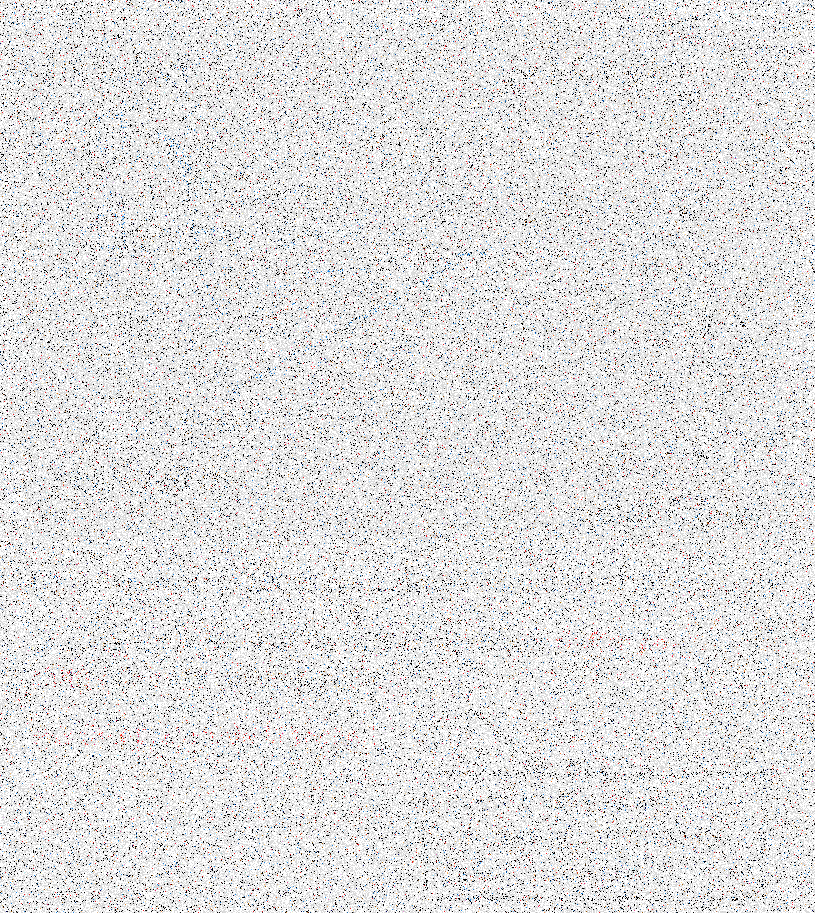
#> input picture kibili.png, 815 x 913 px
$ python kibili.py kibili.png
#> lines starting #> are read from the running program, lines starting #| are printed output that depends on the picture
#!/usr/bin/python
# -*- coding: utf-8 -*-

import sys
import random
from PIL import Image

if len(sys.argv) != 2:
    print("usage: python kibili.py <code>")
    exit()
code = sys.argv[1]
random.seed(code)

img = Image.open("./kibili.png")
#> img is the input picture: PIL image 815x913 RGB; mean R, G, B 222.2, 221.5, 221.9
w, h = img.size
#> w = 815; h = 913
w -= 1
#> w = 814
h -= 1
#> h = 912
px = img.load()

swap = [(random.randint(0, w), random.randint(0, h), random.randint(0, w), random.randint(0, h)) for i in range(10**6)]
for i, s in enumerate(swap):
    if i%1000 == 0:
        print(f"{100*i/len(swap)}%")
    p = px[s[0], s[1]]
    px[s[0], s[1]] = px[s[2], s[3]]
    px[s[2], s[3]] = p
#> this loop made 1000000 passes
#> p on passes 1 to 3: (219, 219, 219), (219, 219, 219), (219, 219, 219)
print("100%")
img.save("./res.png")
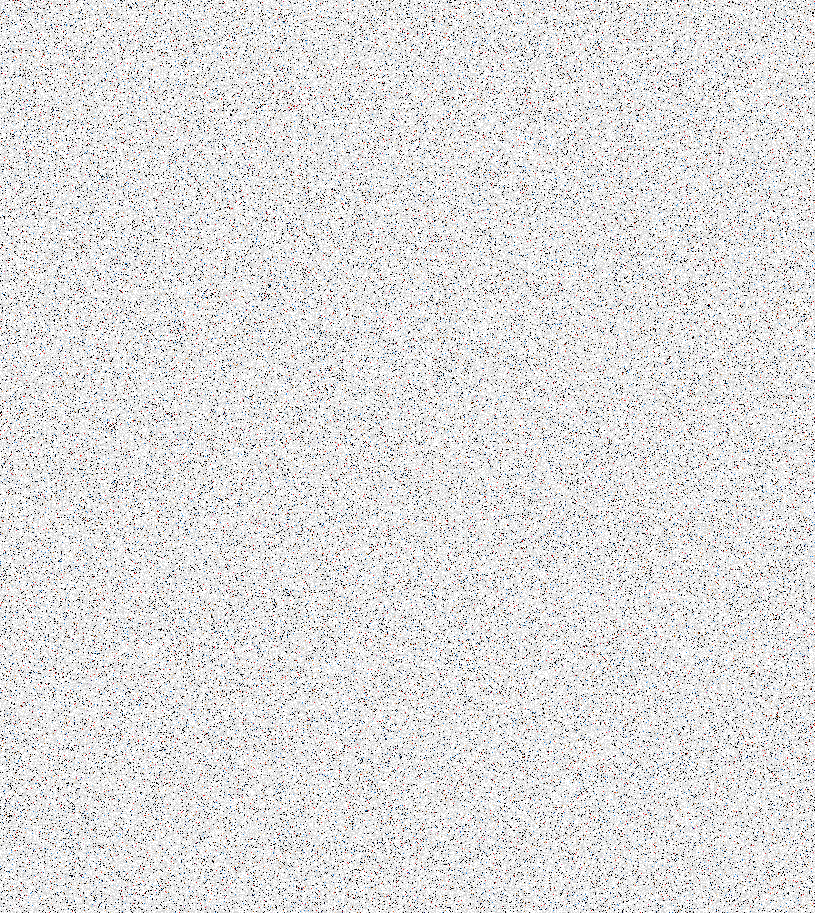
#> saved as res.png: PIL image 815x913 RGB; mean R, G, B 222.2, 221.5, 221.9
